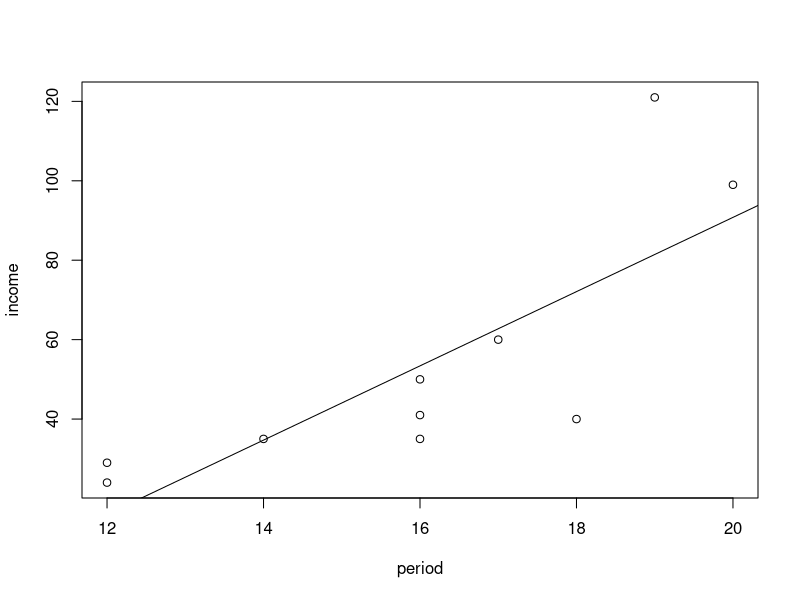
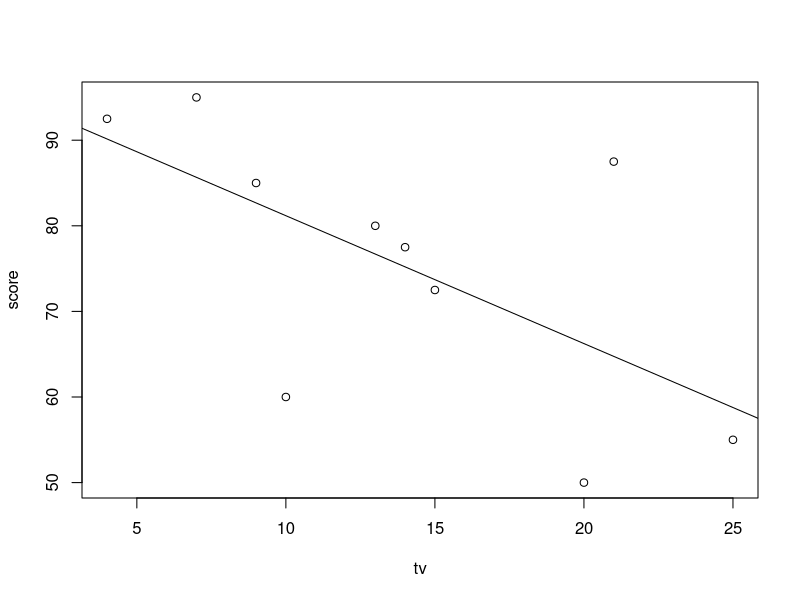
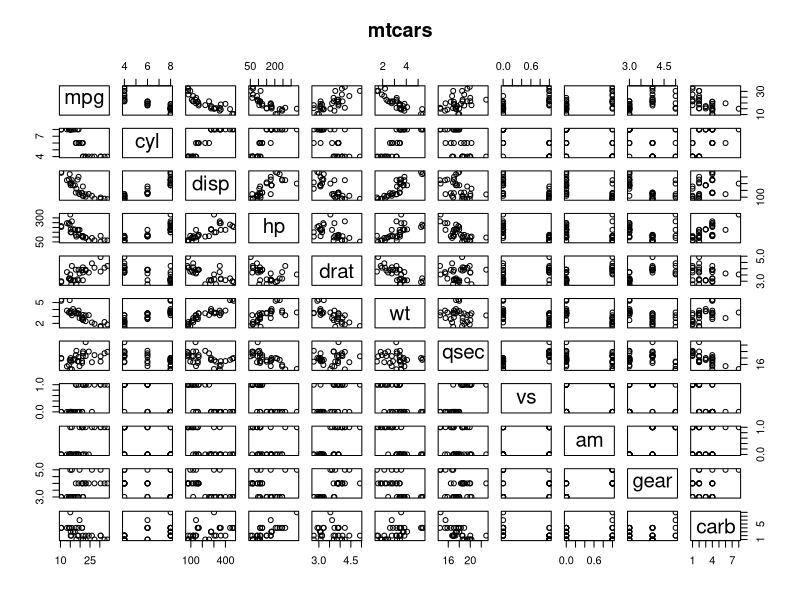
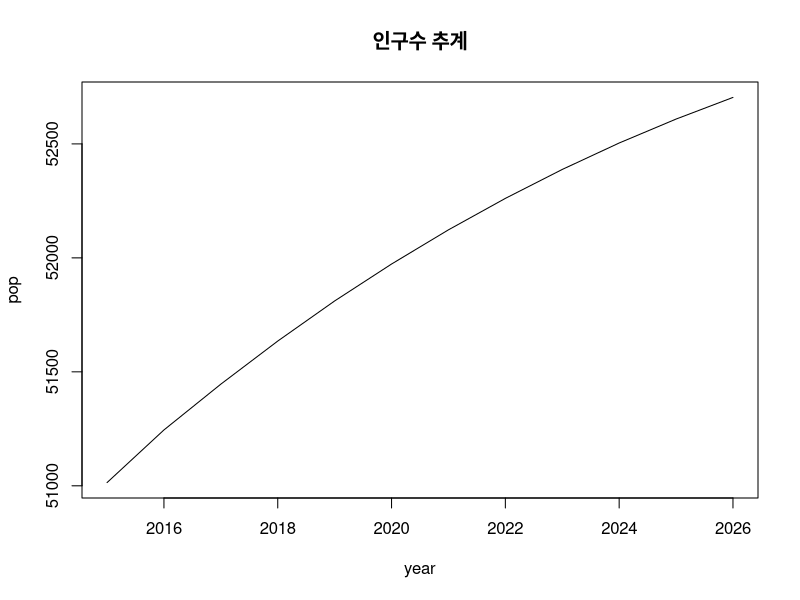
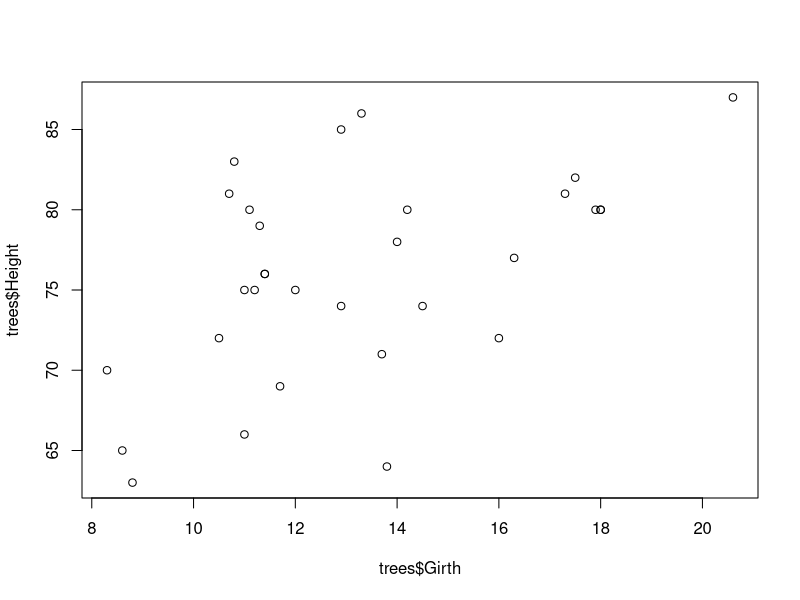
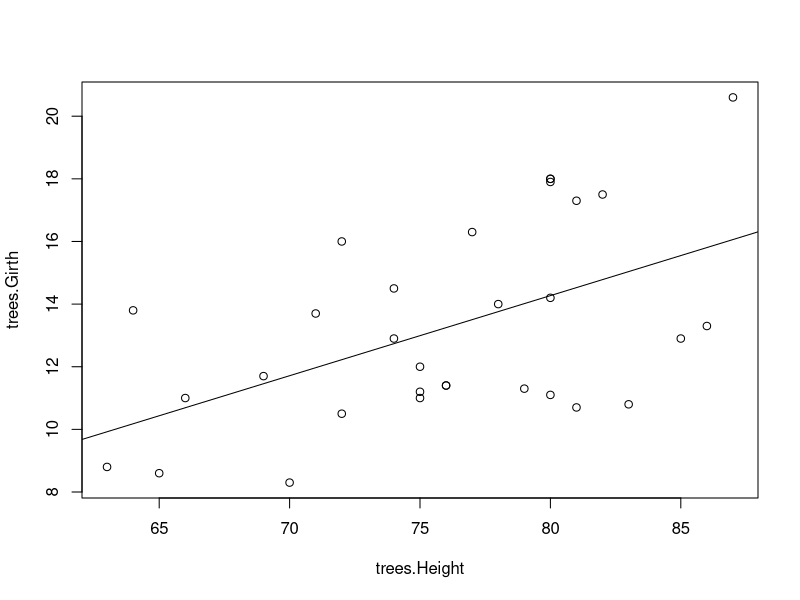
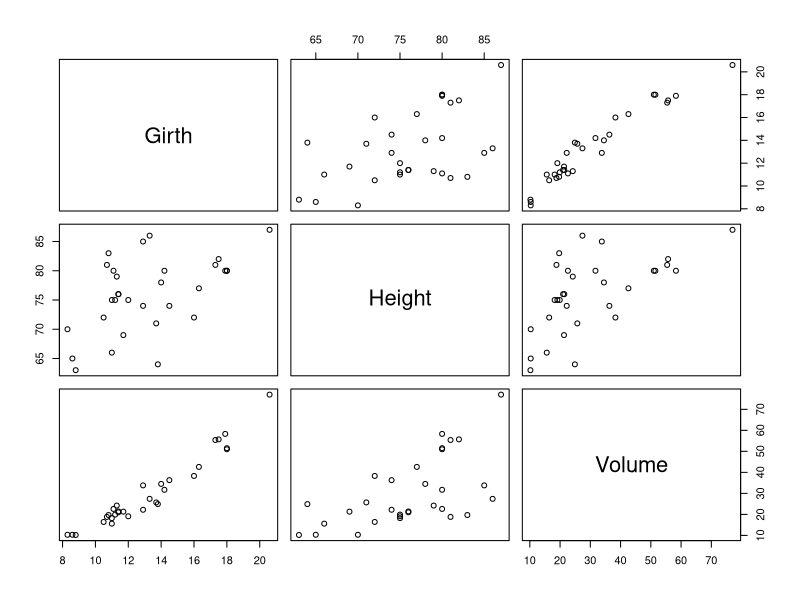
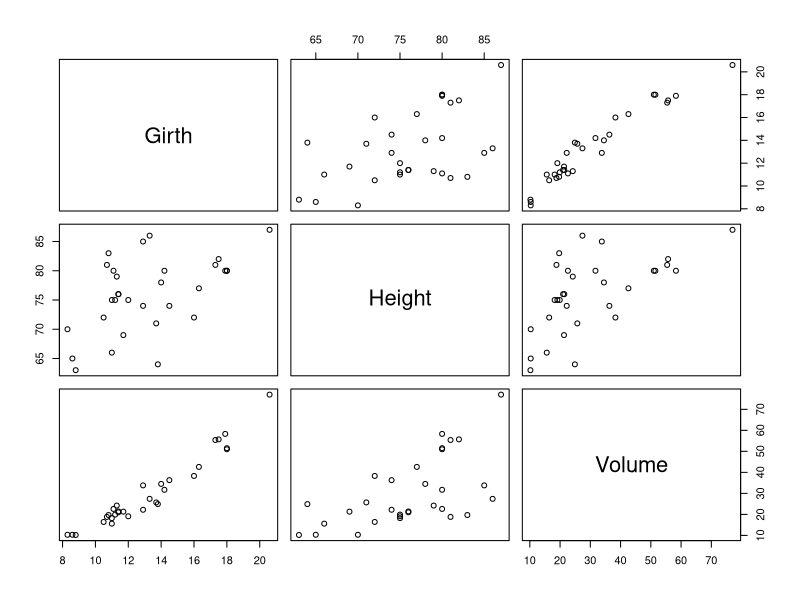

Recreate these plots in R, in order.
#
# day6_answer.R
#
# 6일차 다변량(다중변수) 연속형 data 분석 실습
#
#문1)
#다음은 직장인 10명의 수입과 교육받은 기간을 조사한 자료이다. 산점도와 상관계수를 구하고, 
#수입과 교육기간 사이에 어떤 상관관계가 있는지 설명하시오.
#
#수입 	 121 99 41 35 40 29 35 24 50 60
#교육기간 19  20 16 16 18 12 14 12 16 17
income <- c( 121, 99, 41, 35, 40, 29, 35, 24, 50, 60 )
period <- c( 19, 20, 16, 16, 18, 12, 14, 12, 16, 17 )

tbl <- data.frame( income, period )
tbl 

plot( income~period, data = tbl )
res <- lm( income~period, data = tbl )
abline( res )

cor( income, period )

  # 상관계수가 0.7292108으로 비교적 강한 양의 상관관계를 가진다.
  # 교육받은 기간이 길수록 수입이 증가

#문2)
#다음은 대학생 10명의 성적과 주당 TV 시청시간을 조사한 자료이다. 산점도와 상관계수를 구하고, 
#성적과 TV 시청시간 사이에 어떤 상관관계가 있는지 설명하시오.
#
#성적 	 77.5 60 50 95 55 85 72.5 80 92.5 87.5
#시청시간 14   10 20  7 25  9 15   13  4   21
score <- c( 77.5, 60, 50, 95, 55, 85, 72.5, 80, 92.5, 87.5 )
tv <- c( 14, 10, 20, 7, 25, 9, 15, 13, 4, 21 )

tbl <- data.frame( score, tv )
tbl 

plot( score~tv, data = tbl )
res <- lm( score~tv, data = tbl )
abline( res )

cor( score, tv )

  # 상관계수가 -0.6283671로 비교적 강한 음의 상관관계를 가진다.
  # TV 시청 시간이 증가할수록 성적은 감소한다.

#문3) 
#R에서 제공하는 mtcars 데이터셋에서 mpg와 다른 변수들 간의 상관계수를
#구하시오. 어느 변수가 mpg와 가장 상관성이 높은지 산점도와 함께 설명하시오.			
head( mtcars )

cor( mtcars )
cor( mtcars )[ 1, ]
pairs( mtcars , main = "mtcars")
 
  # disp와의 상관계수가 -0.8475514로 가장 상관성이 높다.  

#문4)
#다음은 2015년부터 2026년도까지의 예상 인구수 추계자료이다. 연도를 x
#축으로 하여 선그래프를 작성하시오.
#
#연도		총인구 (천명)		연도		총인구 (천명)
#2015		51014				2021		52123
#2016		51245				2022		52261
#2017		51446				2023		52388
#2018		51635				2024		52504
#2019		51811				2025		52609
#2020		51973				2026		52704
year <- 2015:2026
pop <- c( 51014, 51245, 51446, 51635, 51811, 51973, 52123, 52261, 52388, 52504, 52609, 52704 )
plot( year, pop, type = 'l', main = '인구수 추계' )

#문5)
#R에서 제공하는 trees 데이터셋에 대해 다음 문제를 해결하기 위한 R 코
#드를 작성하시오.
#
#(1) 나무의 지름(Girth)과 높이(Height)에 대해 산점도와 상관계수를 보이시오.
class( trees )
dim( trees )
str( trees )
head( trees )
tail( trees )

tbl <- data.frame( trees$Girth, trees$Height )
tbl

plot( trees$Girth, trees$Height )

plot( trees.Girth~trees.Height, data = tbl )
res <- lm( trees.Girth~trees.Height, data = tbl )
abline( res )

cor( trees$Girth, trees$Height )

#(2) trees 데이터셋에 존재하는 3개 변수 간의 산점도와 상관계수를 보이시오.
plot( trees )
pairs( trees )
cor( trees )
